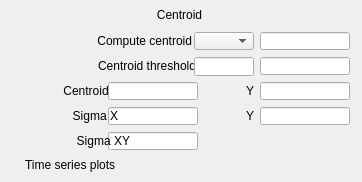
   <widget class="caFrame" name="caFrame_15">
    <property name="geometry">
     <rect>
      <x>390</x>
      <y>280</y>
      <width>362</width>
      <height>182</height>
     </rect>
    </property>
    <widget class="caLabel" name="caLabel_22">
     <property name="geometry">
      <rect>
       <x>0</x>
       <y>81</y>
       <width>120</width>
       <height>20</height>
      </rect>
     </property>
     <property name="frameShape">
      <enum>QFrame::NoFrame</enum>
     </property>
     <property name="text">
      <string>Centroid X</string>
     </property>
     <property name="alignment">
      <set>Qt::AlignAbsolute|Qt::AlignRight|Qt::AlignTrailing|Qt::AlignVCenter</set>
     </property>
     <property name="fontScaleMode">
      <enum>ESimpleLabel::WidthAndHeight</enum>
     </property>
     <property name="foreground">
      <color>
       <red>0</red>
       <green>0</green>
       <blue>0</blue>
      </color>
     </property>
     <property name="background">
      <color alpha="0">
       <red>0</red>
       <green>0</green>
       <blue>0</blue>
      </color>
     </property>
    </widget>
    <widget class="caLineEdit" name="caLineEdit_14">
     <property name="geometry">
      <rect>
       <x>108</x>
       <y>82</y>
       <width>90</width>
       <height>18</height>
      </rect>
     </property>
     <property name="alignment">
      <set>Qt::AlignAbsolute|Qt::AlignLeading|Qt::AlignLeft|Qt::AlignVCenter</set>
     </property>
     <property name="channel" stdset="0">
      <string>$(P)$(R)CentroidX_RBV</string>
     </property>
     <property name="foreground">
      <color>
       <red>10</red>
       <green>0</green>
       <blue>184</blue>
      </color>
     </property>
     <property name="background">
      <color>
       <red>187</red>
       <green>187</green>
       <blue>187</blue>
      </color>
     </property>
     <property name="colorMode">
      <enum>caLineEdit::Static</enum>
     </property>
     <property name="precisionMode">
      <enum>caLineEdit::Channel</enum>
     </property>
     <property name="limitsMode">
      <enum>caLineEdit::Channel</enum>
     </property>
     <property name="maxValue">
      <double>1.000000000000000</double>
     </property>
     <property name="minValue">
      <double>0.000000000000000</double>
     </property>
     <property name="fontScaleMode">
      <enum>caLineEdit::WidthAndHeight</enum>
     </property>
     <property name="formatType">
      <enum>caLineEdit::decimal</enum>
     </property>
    </widget>
    <widget class="caLineEdit" name="caLineEdit_15">
     <property name="geometry">
      <rect>
       <x>260</x>
       <y>82</y>
       <width>90</width>
       <height>18</height>
      </rect>
     </property>
     <property name="alignment">
      <set>Qt::AlignAbsolute|Qt::AlignLeading|Qt::AlignLeft|Qt::AlignVCenter</set>
     </property>
     <property name="channel" stdset="0">
      <string>$(P)$(R)CentroidY_RBV</string>
     </property>
     <property name="foreground">
      <color>
       <red>10</red>
       <green>0</green>
       <blue>184</blue>
      </color>
     </property>
     <property name="background">
      <color>
       <red>187</red>
       <green>187</green>
       <blue>187</blue>
      </color>
     </property>
     <property name="colorMode">
      <enum>caLineEdit::Static</enum>
     </property>
     <property name="precisionMode">
      <enum>caLineEdit::Channel</enum>
     </property>
     <property name="limitsMode">
      <enum>caLineEdit::Channel</enum>
     </property>
     <property name="maxValue">
      <double>1.000000000000000</double>
     </property>
     <property name="minValue">
      <double>0.000000000000000</double>
     </property>
     <property name="fontScaleMode">
      <enum>caLineEdit::WidthAndHeight</enum>
     </property>
     <property name="formatType">
      <enum>caLineEdit::decimal</enum>
     </property>
    </widget>
    <widget class="caLabel" name="caLabel_23">
     <property name="geometry">
      <rect>
       <x>224</x>
       <y>81</y>
       <width>30</width>
       <height>20</height>
      </rect>
     </property>
     <property name="frameShape">
      <enum>QFrame::NoFrame</enum>
     </property>
     <property name="text">
      <string>Y</string>
     </property>
     <property name="alignment">
      <set>Qt::AlignAbsolute|Qt::AlignRight|Qt::AlignTrailing|Qt::AlignVCenter</set>
     </property>
     <property name="fontScaleMode">
      <enum>ESimpleLabel::WidthAndHeight</enum>
     </property>
     <property name="foreground">
      <color>
       <red>0</red>
       <green>0</green>
       <blue>0</blue>
      </color>
     </property>
     <property name="background">
      <color alpha="0">
       <red>0</red>
       <green>0</green>
       <blue>0</blue>
      </color>
     </property>
    </widget>
    <widget class="caLineEdit" name="caLineEdit_16">
     <property name="geometry">
      <rect>
       <x>260</x>
       <y>107</y>
       <width>90</width>
       <height>18</height>
      </rect>
     </property>
     <property name="alignment">
      <set>Qt::AlignAbsolute|Qt::AlignLeading|Qt::AlignLeft|Qt::AlignVCenter</set>
     </property>
     <property name="channel" stdset="0">
      <string>$(P)$(R)SigmaY_RBV</string>
     </property>
     <property name="foreground">
      <color>
       <red>10</red>
       <green>0</green>
       <blue>184</blue>
      </color>
     </property>
     <property name="background">
      <color>
       <red>187</red>
       <green>187</green>
       <blue>187</blue>
      </color>
     </property>
     <property name="colorMode">
      <enum>caLineEdit::Static</enum>
     </property>
     <property name="precisionMode">
      <enum>caLineEdit::Channel</enum>
     </property>
     <property name="limitsMode">
      <enum>caLineEdit::Channel</enum>
     </property>
     <property name="maxValue">
      <double>1.000000000000000</double>
     </property>
     <property name="minValue">
      <double>0.000000000000000</double>
     </property>
     <property name="fontScaleMode">
      <enum>caLineEdit::WidthAndHeight</enum>
     </property>
     <property name="formatType">
      <enum>caLineEdit::decimal</enum>
     </property>
    </widget>
    <widget class="caLabel" name="caLabel_24">
     <property name="geometry">
      <rect>
       <x>224</x>
       <y>106</y>
       <width>30</width>
       <height>20</height>
      </rect>
     </property>
     <property name="frameShape">
      <enum>QFrame::NoFrame</enum>
     </property>
     <property name="text">
      <string>Y</string>
     </property>
     <property name="alignment">
      <set>Qt::AlignAbsolute|Qt::AlignRight|Qt::AlignTrailing|Qt::AlignVCenter</set>
     </property>
     <property name="fontScaleMode">
      <enum>ESimpleLabel::WidthAndHeight</enum>
     </property>
     <property name="foreground">
      <color>
       <red>0</red>
       <green>0</green>
       <blue>0</blue>
      </color>
     </property>
     <property name="background">
      <color alpha="0">
       <red>0</red>
       <green>0</green>
       <blue>0</blue>
      </color>
     </property>
    </widget>
    <widget class="caMenu" name="caMenu_4">
     <property name="geometry">
      <rect>
       <x>194</x>
       <y>32</y>
       <width>60</width>
       <height>18</height>
      </rect>
     </property>
     <property name="channel" stdset="0">
      <string>$(P)$(R)ComputeCentroid</string>
     </property>
     <property name="colorMode">
      <enum>caMenu::Static</enum>
     </property>
     <property name="foreground">
      <color>
       <red>0</red>
       <green>0</green>
       <blue>0</blue>
      </color>
     </property>
     <property name="background">
      <color>
       <red>115</red>
       <green>223</green>
       <blue>255</blue>
      </color>
     </property>
    </widget>
    <widget class="caLineEdit" name="caLineEdit_17">
     <property name="geometry">
      <rect>
       <x>260</x>
       <y>32</y>
       <width>90</width>
       <height>18</height>
      </rect>
     </property>
     <property name="alignment">
      <set>Qt::AlignAbsolute|Qt::AlignLeading|Qt::AlignLeft|Qt::AlignVCenter</set>
     </property>
     <property name="channel" stdset="0">
      <string>$(P)$(R)ComputeCentroid_RBV</string>
     </property>
     <property name="foreground">
      <color>
       <red>10</red>
       <green>0</green>
       <blue>184</blue>
      </color>
     </property>
     <property name="background">
      <color>
       <red>70</red>
       <green>70</green>
       <blue>70</blue>
      </color>
     </property>
     <property name="colorMode">
      <enum>caLineEdit::Alarm_Static</enum>
     </property>
     <property name="precisionMode">
      <enum>caLineEdit::Channel</enum>
     </property>
     <property name="limitsMode">
      <enum>caLineEdit::Channel</enum>
     </property>
     <property name="maxValue">
      <double>1.000000000000000</double>
     </property>
     <property name="minValue">
      <double>0.000000000000000</double>
     </property>
     <property name="fontScaleMode">
      <enum>caLineEdit::WidthAndHeight</enum>
     </property>
     <property name="formatType">
      <enum>caLineEdit::decimal</enum>
     </property>
    </widget>
    <widget class="caLabel" name="caLabel_25">
     <property name="geometry">
      <rect>
       <x>0</x>
       <y>31</y>
       <width>192</width>
       <height>20</height>
      </rect>
     </property>
     <property name="frameShape">
      <enum>QFrame::NoFrame</enum>
     </property>
     <property name="text">
      <string>Compute centroid</string>
     </property>
     <property name="alignment">
      <set>Qt::AlignAbsolute|Qt::AlignRight|Qt::AlignTrailing|Qt::AlignVCenter</set>
     </property>
     <property name="fontScaleMode">
      <enum>ESimpleLabel::WidthAndHeight</enum>
     </property>
     <property name="foreground">
      <color>
       <red>0</red>
       <green>0</green>
       <blue>0</blue>
      </color>
     </property>
     <property name="background">
      <color alpha="0">
       <red>0</red>
       <green>0</green>
       <blue>0</blue>
      </color>
     </property>
    </widget>
    <widget class="caFrame" name="caFrame_16">
     <property name="geometry">
      <rect>
       <x>125</x>
       <y>5</y>
       <width>112</width>
       <height>23</height>
      </rect>
     </property>
     <widget class="caGraphics" name="caRectangle_9">
      <property name="geometry">
       <rect>
        <x>0</x>
        <y>0</y>
        <width>110</width>
        <height>21</height>
       </rect>
      </property>
      <property name="foreground">
       <color>
        <red>218</red>
        <green>218</green>
        <blue>218</blue>
       </color>
      </property>
      <property name="linestyle" stdset="0">
       <enum>caGraphics::Solid</enum>
      </property>
      <property name="fillstyle" stdset="0">
       <enum>caGraphics::Filled</enum>
      </property>
      <property name="lineColor">
       <color>
        <red>218</red>
        <green>218</green>
        <blue>218</blue>
       </color>
      </property>
      <property name="form">
       <enum>caGraphics::Rectangle</enum>
      </property>
     </widget>
     <widget class="caLabel" name="caLabel_26">
      <property name="geometry">
       <rect>
        <x>3</x>
        <y>0</y>
        <width>103</width>
        <height>20</height>
       </rect>
      </property>
      <property name="frameShape">
       <enum>QFrame::NoFrame</enum>
      </property>
      <property name="text">
       <string>Centroid</string>
      </property>
      <property name="alignment">
       <set>Qt::AlignAbsolute|Qt::AlignCenter|Qt::AlignHCenter|Qt::AlignVCenter</set>
      </property>
      <property name="fontScaleMode">
       <enum>ESimpleLabel::WidthAndHeight</enum>
      </property>
      <property name="foreground">
       <color>
        <red>10</red>
        <green>0</green>
        <blue>184</blue>
       </color>
      </property>
      <property name="background">
       <color alpha="0">
        <red>10</red>
        <green>0</green>
        <blue>184</blue>
       </color>
      </property>
     </widget>
    </widget>
    <widget class="caLabel" name="caLabel_27">
     <property name="geometry">
      <rect>
       <x>-20</x>
       <y>56</y>
       <width>216</width>
       <height>20</height>
      </rect>
     </property>
     <property name="frameShape">
      <enum>QFrame::NoFrame</enum>
     </property>
     <property name="text">
      <string>Centroid threshold</string>
     </property>
     <property name="alignment">
      <set>Qt::AlignAbsolute|Qt::AlignRight|Qt::AlignTrailing|Qt::AlignVCenter</set>
     </property>
     <property name="fontScaleMode">
      <enum>ESimpleLabel::WidthAndHeight</enum>
     </property>
     <property name="foreground">
      <color>
       <red>0</red>
       <green>0</green>
       <blue>0</blue>
      </color>
     </property>
     <property name="background">
      <color alpha="0">
       <red>0</red>
       <green>0</green>
       <blue>0</blue>
      </color>
     </property>
    </widget>
    <widget class="caTextEntry" name="caTextEntry_7">
     <property name="geometry">
      <rect>
       <x>194</x>
       <y>57</y>
       <width>60</width>
       <height>19</height>
      </rect>
     </property>
     <property name="channel" stdset="0">
      <string>$(P)$(R)CentroidThreshold</string>
     </property>
     <property name="foreground">
      <color>
       <red>0</red>
       <green>0</green>
       <blue>0</blue>
      </color>
     </property>
     <property name="background">
      <color>
       <red>115</red>
       <green>223</green>
       <blue>255</blue>
      </color>
     </property>
     <property name="colorMode">
      <enum>caLineEdit::Static</enum>
     </property>
     <property name="precisionMode">
      <enum>caLineEdit::Channel</enum>
     </property>
     <property name="limitsMode">
      <enum>caLineEdit::Channel</enum>
     </property>
     <property name="maxValue">
      <double>1.000000000000000</double>
     </property>
     <property name="minValue">
      <double>0.000000000000000</double>
     </property>
     <property name="fontScaleMode">
      <enum>caLineEdit::WidthAndHeight</enum>
     </property>
     <property name="formatType">
      <enum>caLineEdit::decimal</enum>
     </property>
    </widget>
    <widget class="caLineEdit" name="caLineEdit_18">
     <property name="geometry">
      <rect>
       <x>260</x>
       <y>57</y>
       <width>90</width>
       <height>18</height>
      </rect>
     </property>
     <property name="alignment">
      <set>Qt::AlignAbsolute|Qt::AlignLeading|Qt::AlignLeft|Qt::AlignVCenter</set>
     </property>
     <property name="channel" stdset="0">
      <string>$(P)$(R)CentroidThreshold_RBV</string>
     </property>
     <property name="foreground">
      <color>
       <red>10</red>
       <green>0</green>
       <blue>184</blue>
      </color>
     </property>
     <property name="background">
      <color>
       <red>187</red>
       <green>187</green>
       <blue>187</blue>
      </color>
     </property>
     <property name="colorMode">
      <enum>caLineEdit::Static</enum>
     </property>
     <property name="precisionMode">
      <enum>caLineEdit::Channel</enum>
     </property>
     <property name="limitsMode">
      <enum>caLineEdit::Channel</enum>
     </property>
     <property name="maxValue">
      <double>1.000000000000000</double>
     </property>
     <property name="minValue">
      <double>0.000000000000000</double>
     </property>
     <property name="fontScaleMode">
      <enum>caLineEdit::WidthAndHeight</enum>
     </property>
     <property name="formatType">
      <enum>caLineEdit::decimal</enum>
     </property>
    </widget>
    <widget class="caGraphics" name="caRectangle_10">
     <property name="geometry">
      <rect>
       <x>0</x>
       <y>0</y>
       <width>360</width>
       <height>180</height>
      </rect>
     </property>
     <property name="foreground">
      <color>
       <red>0</red>
       <green>0</green>
       <blue>0</blue>
      </color>
     </property>
     <property name="linestyle" stdset="0">
      <enum>caGraphics::Solid</enum>
     </property>
     <property name="lineColor">
      <color>
       <red>0</red>
       <green>0</green>
       <blue>0</blue>
      </color>
     </property>
     <property name="form">
      <enum>caGraphics::Rectangle</enum>
     </property>
     <property name="background" stdset="0">
      <color alpha="0">
       <red>0</red>
       <green>0</green>
       <blue>0</blue>
      </color>
     </property>
    </widget>
    <widget class="caFrame" name="caFrame_17">
     <property name="geometry">
      <rect>
       <x>34</x>
       <y>106</y>
       <width>166</width>
       <height>22</height>
      </rect>
     </property>
     <widget class="caLineEdit" name="caLineEdit_19">
      <property name="geometry">
       <rect>
        <x>74</x>
        <y>1</y>
        <width>90</width>
        <height>18</height>
       </rect>
      </property>
      <property name="alignment">
       <set>Qt::AlignAbsolute|Qt::AlignLeading|Qt::AlignLeft|Qt::AlignVCenter</set>
      </property>
      <property name="channel" stdset="0">
       <string>$(P)$(R)SigmaX_RBV</string>
      </property>
      <property name="foreground">
       <color>
        <red>10</red>
        <green>0</green>
        <blue>184</blue>
       </color>
      </property>
      <property name="background">
       <color>
        <red>187</red>
        <green>187</green>
        <blue>187</blue>
       </color>
      </property>
      <property name="colorMode">
       <enum>caLineEdit::Static</enum>
      </property>
      <property name="precisionMode">
       <enum>caLineEdit::Channel</enum>
      </property>
      <property name="limitsMode">
       <enum>caLineEdit::Channel</enum>
      </property>
      <property name="maxValue">
       <double>1.000000000000000</double>
      </property>
      <property name="minValue">
       <double>0.000000000000000</double>
      </property>
      <property name="fontScaleMode">
       <enum>caLineEdit::WidthAndHeight</enum>
      </property>
      <property name="formatType">
       <enum>caLineEdit::decimal</enum>
      </property>
     </widget>
     <widget class="caLabel" name="caLabel_28">
      <property name="geometry">
       <rect>
        <x>0</x>
        <y>0</y>
        <width>84</width>
        <height>20</height>
       </rect>
      </property>
      <property name="frameShape">
       <enum>QFrame::NoFrame</enum>
      </property>
      <property name="text">
       <string>Sigma X</string>
      </property>
      <property name="alignment">
       <set>Qt::AlignAbsolute|Qt::AlignRight|Qt::AlignTrailing|Qt::AlignVCenter</set>
      </property>
      <property name="fontScaleMode">
       <enum>ESimpleLabel::WidthAndHeight</enum>
      </property>
      <property name="foreground">
       <color>
        <red>0</red>
        <green>0</green>
        <blue>0</blue>
       </color>
      </property>
      <property name="background">
       <color alpha="0">
        <red>0</red>
        <green>0</green>
        <blue>0</blue>
       </color>
      </property>
     </widget>
    </widget>
    <widget class="caLineEdit" name="caLineEdit_20">
     <property name="geometry">
      <rect>
       <x>108</x>
       <y>132</y>
       <width>90</width>
       <height>18</height>
      </rect>
     </property>
     <property name="alignment">
      <set>Qt::AlignAbsolute|Qt::AlignLeading|Qt::AlignLeft|Qt::AlignVCenter</set>
     </property>
     <property name="channel" stdset="0">
      <string>$(P)$(R)SigmaXY_RBV</string>
     </property>
     <property name="foreground">
      <color>
       <red>10</red>
       <green>0</green>
       <blue>184</blue>
      </color>
     </property>
     <property name="background">
      <color>
       <red>187</red>
       <green>187</green>
       <blue>187</blue>
      </color>
     </property>
     <property name="colorMode">
      <enum>caLineEdit::Static</enum>
     </property>
     <property name="precisionMode">
      <enum>caLineEdit::Channel</enum>
     </property>
     <property name="limitsMode">
      <enum>caLineEdit::Channel</enum>
     </property>
     <property name="maxValue">
      <double>1.000000000000000</double>
     </property>
     <property name="minValue">
      <double>0.000000000000000</double>
     </property>
     <property name="fontScaleMode">
      <enum>caLineEdit::WidthAndHeight</enum>
     </property>
     <property name="formatType">
      <enum>caLineEdit::decimal</enum>
     </property>
    </widget>
    <widget class="caLabel" name="caLabel_29">
     <property name="geometry">
      <rect>
       <x>34</x>
       <y>131</y>
       <width>96</width>
       <height>20</height>
      </rect>
     </property>
     <property name="frameShape">
      <enum>QFrame::NoFrame</enum>
     </property>
     <property name="text">
      <string>Sigma XY</string>
     </property>
     <property name="alignment">
      <set>Qt::AlignAbsolute|Qt::AlignRight|Qt::AlignTrailing|Qt::AlignVCenter</set>
     </property>
     <property name="fontScaleMode">
      <enum>ESimpleLabel::WidthAndHeight</enum>
     </property>
     <property name="foreground">
      <color>
       <red>0</red>
       <green>0</green>
       <blue>0</blue>
      </color>
     </property>
     <property name="background">
      <color alpha="0">
       <red>0</red>
       <green>0</green>
       <blue>0</blue>
      </color>
     </property>
    </widget>
    <widget class="caRelatedDisplay" name="caRelatedDisplay_2">
     <property name="geometry">
      <rect>
       <x>200</x>
       <y>155</y>
       <width>60</width>
       <height>20</height>
      </rect>
     </property>
     <property name="foreground">
      <color>
       <red>0</red>
       <green>0</green>
       <blue>0</blue>
      </color>
     </property>
     <property name="background">
      <color>
       <red>115</red>
       <green>223</green>
       <blue>255</blue>
      </color>
     </property>
     <property name="labels">
      <string>Centroid X;Centroid Y;Sigma X;Sigma Y;Sigma XY;All</string>
     </property>
     <property name="files">
      <string>NDTimeSeries.ui;NDTimeSeries.ui;NDTimeSeries.ui;NDTimeSeries.ui;NDTimeSeries.ui;NDTimeSeriesAll.ui</string>
     </property>
     <property name="args">
      <string>P=$(P),R=$(R),PLT=TSCentroidY;P=$(P),R=$(R),PLT=TSCentroidX;P=$(P),R=$(R),PLT=TSSigmaX;P=$(P),R=$(R),PLT=TSSigmaY;P=$(P),R=$(R),PLT=TSSigmaXY;P=$(P),R=$(R)</string>
     </property>
     <property name="stackingMode" stdset="0">
      <enum>caRowColMenu::Menu</enum>
     </property>
     <property name="removeParent" stdset="0">
      <string>false;false;false;false;false;false</string>
     </property>
    </widget>
    <widget class="caLabel" name="caLabel_30">
     <property name="geometry">
      <rect>
       <x>25</x>
       <y>155</y>
       <width>204</width>
       <height>20</height>
      </rect>
     </property>
     <property name="frameShape">
      <enum>QFrame::NoFrame</enum>
     </property>
     <property name="text">
      <string>Time series plots</string>
     </property>
     <property name="alignment">
      <set>Qt::AlignAbsolute|Qt::AlignLeading|Qt::AlignLeft|Qt::AlignVCenter</set>
     </property>
     <property name="fontScaleMode">
      <enum>ESimpleLabel::WidthAndHeight</enum>
     </property>
     <property name="foreground">
      <color>
       <red>0</red>
       <green>0</green>
       <blue>0</blue>
      </color>
     </property>
     <property name="background">
      <color alpha="0">
       <red>0</red>
       <green>0</green>
       <blue>0</blue>
      </color>
     </property>
    </widget>
    <zorder>caRectangle_10</zorder>
    <zorder>caLabel_22</zorder>
    <zorder>caLineEdit_14</zorder>
    <zorder>caLineEdit_15</zorder>
    <zorder>caLabel_23</zorder>
    <zorder>caLineEdit_16</zorder>
    <zorder>caLabel_24</zorder>
    <zorder>caMenu_4</zorder>
    <zorder>caLineEdit_17</zorder>
    <zorder>caLabel_25</zorder>
    <zorder>caFrame_16</zorder>
    <zorder>caLabel_27</zorder>
    <zorder>caTextEntry_7</zorder>
    <zorder>caLineEdit_18</zorder>
    <zorder>caFrame_17</zorder>
    <zorder>caLineEdit_20</zorder>
    <zorder>caLabel_29</zorder>
    <zorder>caRelatedDisplay_2</zorder>
    <zorder>caLabel_30</zorder>
   </widget>
